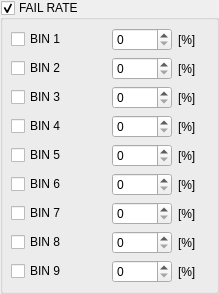
            <widget class="QGroupBox" name="systemFailRate">
             <property name="sizePolicy">
              <sizepolicy hsizetype="Preferred" vsizetype="Fixed">
               <horstretch>0</horstretch>
               <verstretch>0</verstretch>
              </sizepolicy>
             </property>
             <property name="title">
              <string>FAIL RATE</string>
             </property>
             <property name="checkable">
              <bool>true</bool>
             </property>
             <layout class="QHBoxLayout" name="horizontalLayout_21">
              <property name="leftMargin">
               <number>8</number>
              </property>
              <property name="topMargin">
               <number>8</number>
              </property>
              <property name="rightMargin">
               <number>8</number>
              </property>
              <property name="bottomMargin">
               <number>8</number>
              </property>
              <item>
               <layout class="QVBoxLayout" name="verticalLayout_12">
                <item>
                 <layout class="QHBoxLayout" name="horizontalLayout_18">
                  <item>
                   <widget class="QCheckBox" name="checkBoxBin1">
                    <property name="text">
                     <string>BIN 1</string>
                    </property>
                   </widget>
                  </item>
                  <item>
                   <spacer name="horizontalSpacer_8">
                    <property name="orientation">
                     <enum>Qt::Horizontal</enum>
                    </property>
                    <property name="sizeHint" stdset="0">
                     <size>
                      <width>40</width>
                      <height>20</height>
                     </size>
                    </property>
                   </spacer>
                  </item>
                  <item>
                   <widget class="QSpinBox" name="spinBoxBin1">
                    <property name="minimumSize">
                     <size>
                      <width>60</width>
                      <height>0</height>
                     </size>
                    </property>
                    <property name="wrapping">
                     <bool>false</bool>
                    </property>
                    <property name="accelerated">
                     <bool>true</bool>
                    </property>
                    <property name="maximum">
                     <number>100</number>
                    </property>
                    <property name="stepType">
                     <enum>QAbstractSpinBox::DefaultStepType</enum>
                    </property>
                   </widget>
                  </item>
                  <item>
                   <widget class="QLabel" name="label_10">
                    <property name="minimumSize">
                     <size>
                      <width>30</width>
                      <height>0</height>
                     </size>
                    </property>
                    <property name="text">
                     <string>[%]</string>
                    </property>
                   </widget>
                  </item>
                 </layout>
                </item>
                <item>
                 <layout class="QHBoxLayout" name="horizontalLayout_19">
                  <item>
                   <widget class="QCheckBox" name="checkBoxBin2">
                    <property name="text">
                     <string>BIN 2</string>
                    </property>
                   </widget>
                  </item>
                  <item>
                   <spacer name="horizontalSpacer_9">
                    <property name="orientation">
                     <enum>Qt::Horizontal</enum>
                    </property>
                    <property name="sizeHint" stdset="0">
                     <size>
                      <width>40</width>
                      <height>20</height>
                     </size>
                    </property>
                   </spacer>
                  </item>
                  <item>
                   <widget class="QSpinBox" name="spinBoxBin2">
                    <property name="minimumSize">
                     <size>
                      <width>60</width>
                      <height>0</height>
                     </size>
                    </property>
                    <property name="accelerated">
                     <bool>true</bool>
                    </property>
                    <property name="maximum">
                     <number>100</number>
                    </property>
                   </widget>
                  </item>
                  <item>
                   <widget class="QLabel" name="label_11">
                    <property name="minimumSize">
                     <size>
                      <width>30</width>
                      <height>0</height>
                     </size>
                    </property>
                    <property name="text">
                     <string>[%]</string>
                    </property>
                   </widget>
                  </item>
                 </layout>
                </item>
                <item>
                 <layout class="QHBoxLayout" name="horizontalLayout_20">
                  <item>
                   <widget class="QCheckBox" name="checkBoxBin3">
                    <property name="text">
                     <string>BIN 3</string>
                    </property>
                   </widget>
                  </item>
                  <item>
                   <spacer name="horizontalSpacer_10">
                    <property name="orientation">
                     <enum>Qt::Horizontal</enum>
                    </property>
                    <property name="sizeHint" stdset="0">
                     <size>
                      <width>40</width>
                      <height>20</height>
                     </size>
                    </property>
                   </spacer>
                  </item>
                  <item>
                   <widget class="QSpinBox" name="spinBoxBin3">
                    <property name="minimumSize">
                     <size>
                      <width>60</width>
                      <height>0</height>
                     </size>
                    </property>
                    <property name="accelerated">
                     <bool>true</bool>
                    </property>
                    <property name="maximum">
                     <number>100</number>
                    </property>
                   </widget>
                  </item>
                  <item>
                   <widget class="QLabel" name="label_12">
                    <property name="minimumSize">
                     <size>
                      <width>30</width>
                      <height>0</height>
                     </size>
                    </property>
                    <property name="text">
                     <string>[%]</string>
                    </property>
                   </widget>
                  </item>
                 </layout>
                </item>
                <item>
                 <layout class="QHBoxLayout" name="horizontalLayout_23">
                  <item>
                   <widget class="QCheckBox" name="checkBoxBin4">
                    <property name="text">
                     <string>BIN 4</string>
                    </property>
                   </widget>
                  </item>
                  <item>
                   <spacer name="horizontalSpacer_11">
                    <property name="orientation">
                     <enum>Qt::Horizontal</enum>
                    </property>
                    <property name="sizeHint" stdset="0">
                     <size>
                      <width>40</width>
                      <height>20</height>
                     </size>
                    </property>
                   </spacer>
                  </item>
                  <item>
                   <widget class="QSpinBox" name="spinBoxBin4">
                    <property name="minimumSize">
                     <size>
                      <width>60</width>
                      <height>0</height>
                     </size>
                    </property>
                    <property name="accelerated">
                     <bool>true</bool>
                    </property>
                    <property name="maximum">
                     <number>100</number>
                    </property>
                   </widget>
                  </item>
                  <item>
                   <widget class="QLabel" name="label_15">
                    <property name="minimumSize">
                     <size>
                      <width>30</width>
                      <height>0</height>
                     </size>
                    </property>
                    <property name="text">
                     <string>[%]</string>
                    </property>
                   </widget>
                  </item>
                 </layout>
                </item>
                <item>
                 <layout class="QHBoxLayout" name="horizontalLayout_24">
                  <item>
                   <widget class="QCheckBox" name="checkBoxBin5">
                    <property name="text">
                     <string>BIN 5</string>
                    </property>
                   </widget>
                  </item>
                  <item>
                   <spacer name="horizontalSpacer_12">
                    <property name="orientation">
                     <enum>Qt::Horizontal</enum>
                    </property>
                    <property name="sizeHint" stdset="0">
                     <size>
                      <width>40</width>
                      <height>20</height>
                     </size>
                    </property>
                   </spacer>
                  </item>
                  <item>
                   <widget class="QSpinBox" name="spinBoxBin5">
                    <property name="minimumSize">
                     <size>
                      <width>60</width>
                      <height>0</height>
                     </size>
                    </property>
                    <property name="accelerated">
                     <bool>true</bool>
                    </property>
                    <property name="maximum">
                     <number>100</number>
                    </property>
                   </widget>
                  </item>
                  <item>
                   <widget class="QLabel" name="label_16">
                    <property name="minimumSize">
                     <size>
                      <width>30</width>
                      <height>0</height>
                     </size>
                    </property>
                    <property name="text">
                     <string>[%]</string>
                    </property>
                   </widget>
                  </item>
                 </layout>
                </item>
                <item>
                 <layout class="QHBoxLayout" name="horizontalLayout_25">
                  <item>
                   <widget class="QCheckBox" name="checkBoxBin6">
                    <property name="text">
                     <string>BIN 6</string>
                    </property>
                   </widget>
                  </item>
                  <item>
                   <spacer name="horizontalSpacer_13">
                    <property name="orientation">
                     <enum>Qt::Horizontal</enum>
                    </property>
                    <property name="sizeHint" stdset="0">
                     <size>
                      <width>40</width>
                      <height>20</height>
                     </size>
                    </property>
                   </spacer>
                  </item>
                  <item>
                   <widget class="QSpinBox" name="spinBoxBin6">
                    <property name="minimumSize">
                     <size>
                      <width>60</width>
                      <height>0</height>
                     </size>
                    </property>
                    <property name="accelerated">
                     <bool>true</bool>
                    </property>
                    <property name="maximum">
                     <number>100</number>
                    </property>
                   </widget>
                  </item>
                  <item>
                   <widget class="QLabel" name="label_17">
                    <property name="minimumSize">
                     <size>
                      <width>30</width>
                      <height>0</height>
                     </size>
                    </property>
                    <property name="text">
                     <string>[%]</string>
                    </property>
                   </widget>
                  </item>
                 </layout>
                </item>
                <item>
                 <layout class="QHBoxLayout" name="horizontalLayout_26">
                  <item>
                   <widget class="QCheckBox" name="checkBoxBin7">
                    <property name="text">
                     <string>BIN 7</string>
                    </property>
                   </widget>
                  </item>
                  <item>
                   <spacer name="horizontalSpacer_14">
                    <property name="orientation">
                     <enum>Qt::Horizontal</enum>
                    </property>
                    <property name="sizeHint" stdset="0">
                     <size>
                      <width>40</width>
                      <height>20</height>
                     </size>
                    </property>
                   </spacer>
                  </item>
                  <item>
                   <widget class="QSpinBox" name="spinBoxBin7">
                    <property name="minimumSize">
                     <size>
                      <width>60</width>
                      <height>0</height>
                     </size>
                    </property>
                    <property name="accelerated">
                     <bool>true</bool>
                    </property>
                    <property name="maximum">
                     <number>100</number>
                    </property>
                   </widget>
                  </item>
                  <item>
                   <widget class="QLabel" name="label_18">
                    <property name="minimumSize">
                     <size>
                      <width>30</width>
                      <height>0</height>
                     </size>
                    </property>
                    <property name="text">
                     <string>[%]</string>
                    </property>
                   </widget>
                  </item>
                 </layout>
                </item>
                <item>
                 <layout class="QHBoxLayout" name="horizontalLayout_27">
                  <item>
                   <widget class="QCheckBox" name="checkBoxBin8">
                    <property name="text">
                     <string>BIN 8</string>
                    </property>
                   </widget>
                  </item>
                  <item>
                   <spacer name="horizontalSpacer_16">
                    <property name="orientation">
                     <enum>Qt::Horizontal</enum>
                    </property>
                    <property name="sizeHint" stdset="0">
                     <size>
                      <width>40</width>
                      <height>20</height>
                     </size>
                    </property>
                   </spacer>
                  </item>
                  <item>
                   <widget class="QSpinBox" name="spinBoxBin8">
                    <property name="minimumSize">
                     <size>
                      <width>60</width>
                      <height>0</height>
                     </size>
                    </property>
                    <property name="accelerated">
                     <bool>true</bool>
                    </property>
                    <property name="maximum">
                     <number>100</number>
                    </property>
                   </widget>
                  </item>
                  <item>
                   <widget class="QLabel" name="label_19">
                    <property name="minimumSize">
                     <size>
                      <width>30</width>
                      <height>0</height>
                     </size>
                    </property>
                    <property name="text">
                     <string>[%]</string>
                    </property>
                   </widget>
                  </item>
                 </layout>
                </item>
                <item>
                 <layout class="QHBoxLayout" name="horizontalLayout_28">
                  <item>
                   <widget class="QCheckBox" name="checkBoxBin9">
                    <property name="text">
                     <string>BIN 9</string>
                    </property>
                   </widget>
                  </item>
                  <item>
                   <spacer name="horizontalSpacer_17">
                    <property name="orientation">
                     <enum>Qt::Horizontal</enum>
                    </property>
                    <property name="sizeHint" stdset="0">
                     <size>
                      <width>40</width>
                      <height>20</height>
                     </size>
                    </property>
                   </spacer>
                  </item>
                  <item>
                   <widget class="QSpinBox" name="spinBoxBin9">
                    <property name="minimumSize">
                     <size>
                      <width>60</width>
                      <height>0</height>
                     </size>
                    </property>
                    <property name="autoFillBackground">
                     <bool>false</bool>
                    </property>
                    <property name="accelerated">
                     <bool>true</bool>
                    </property>
                    <property name="maximum">
                     <number>100</number>
                    </property>
                   </widget>
                  </item>
                  <item>
                   <widget class="QLabel" name="label_20">
                    <property name="minimumSize">
                     <size>
                      <width>30</width>
                      <height>0</height>
                     </size>
                    </property>
                    <property name="text">
                     <string>[%]</string>
                    </property>
                   </widget>
                  </item>
                 </layout>
                </item>
               </layout>
              </item>
             </layout>
            </widget>
